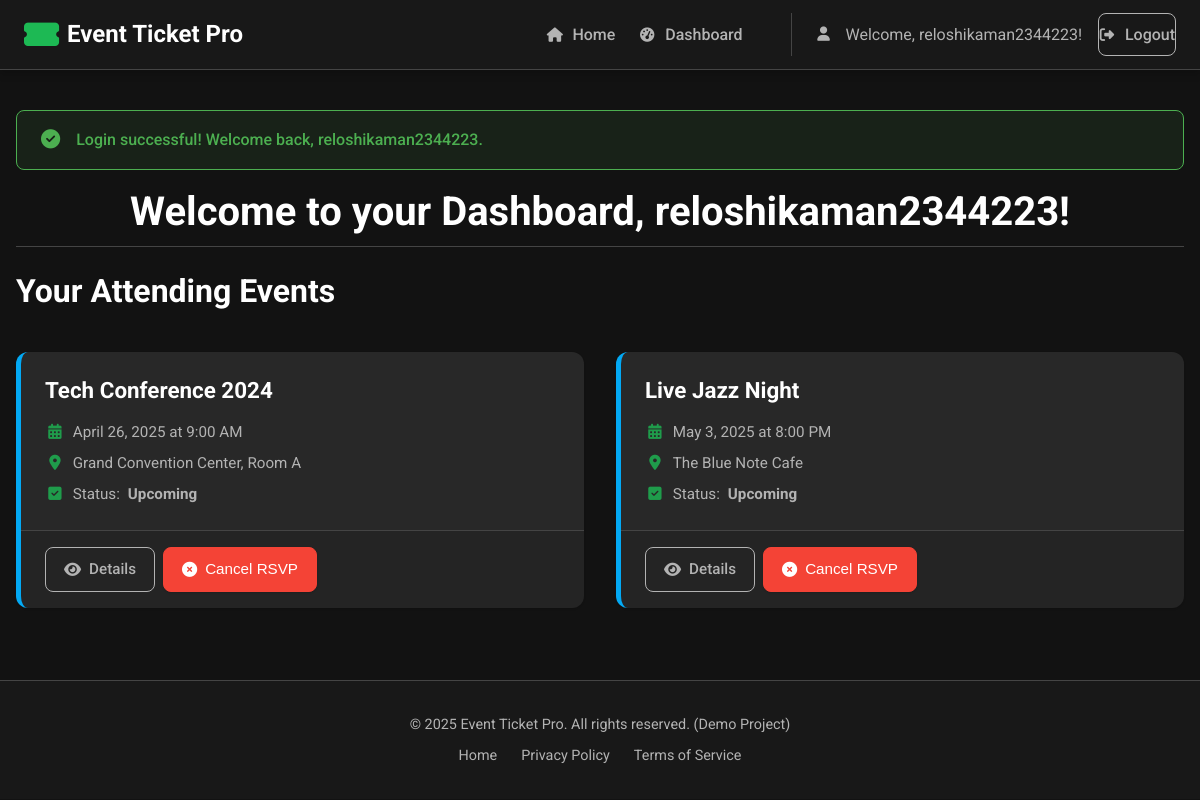
The app's page /public/dashboard.php (signed in) with its own data.
### tables this page shows
CREATE TABLE events (
    id INTEGER PRIMARY KEY AUTOINCREMENT, -- SQLite syntax
    name VARCHAR(255) NOT NULL,
    date DATE NOT NULL,
    time TIME NOT NULL,
    location VARCHAR(255) NOT NULL,
    description TEXT NOT NULL,
    phone VARCHAR(30) NULL, -- Optional contact phone
    image_url VARCHAR(512) NULL, -- URL for event image (e.g., from Unsplash)
    category VARCHAR(100) NOT NULL,
    status VARCHAR(20) NOT NULL DEFAULT 'Upcoming', -- Upcoming, Ongoing, Completed, Cancelled
    capacity INTEGER UNSIGNED NOT NULL DEFAULT 0, -- 0 means unlimited
    attendees_count INTEGER UNSIGNED NOT NULL DEFAULT 0, -- Current RSVP count
    created_at DATETIME DEFAULT CURRENT_TIMESTAMP,
    created_by INTEGER NULL, -- Optional: Track admin who created it
    FOREIGN KEY (created_by) REFERENCES users(id) ON DELETE SET NULL -- Optional FK
);

### public/dashboard.php (the view, shortened to what this page needs)
<?php
require_once '../includes/database.php';
require_once '../includes/functions.php';
$userId = (int)$_SESSION['user_id'];
$username = escape($_SESSION['username']);
$rsvpdEvents = [];
try {
    $stmt = $db->prepare("
        SELECT e.*
        FROM events e
        JOIN rsvps r ON e.id = r.event_id
        WHERE r.user_id = :user_id
        ORDER BY CASE e.status
                    WHEN 'Ongoing' THEN 1
                    WHEN 'Upcoming' THEN 2
                    WHEN 'Completed' THEN 3
                    WHEN 'Cancelled' THEN 4
                    ELSE 5
                 END ASC, e.date ASC, e.time ASC
    ");
    $stmt->bindParam(':user_id', $userId, PDO::PARAM_INT);
    $stmt->execute();
    $rsvpdEvents = $stmt->fetchAll();
} catch (PDOException $e) {
    error_log("Dashboard RSVP Fetch Error: User [$userId] - " . $e->getMessage());
    setFlashMessage('error', 'Could not retrieve your RSVP information due to a database error.');
}
?>
    <h1 class="page-title">Welcome to your Dashboard, <?php echo $username; ?>!</h1>
    <section class="dashboard-section">
        <h2 class="section-title">Your Attending Events</h2>
        <?php if (empty($rsvpdEvents) && !isset($_SESSION['flash_message'])):  ?>
            <div class="message info">
                <p><i class="fas fa-info-circle"></i> You haven't RSVP'd for any events yet.</p>
                <p><a href="<?php echo baseUrl('index.php'); ?>" class="action-button mt-2" style="display: inline-block;">Find an Event!</a></p>
            </div>
        <?php elseif (!empty($rsvpdEvents)): ?>
            <div class="event-container dashboard-event-list">
                <?php foreach ($rsvpdEvents as $event):
                    $eventId = (int)$event['id'];
                    $canCancel = in_array($event['status'], ['Upcoming', 'Ongoing']);
                ?>
                    <div class="event-card status-<?php echo strtolower(escape($event['status'])); ?>">
                         <h3 class="event-card-title">
                            <a href="<?php echo baseUrl('event_view.php?id=' . $eventId); ?>">
                            </a>
                        </h3>
                        <div class="event-card-details">
                            <p><i class="fas fa-calendar-alt" aria-hidden="true"></i> <span><?php echo formatDate($event['date']); ?> at <?php echo formatDate($event['time'], 'g:i A'); ?></span></p>
                            <p><i class="fas fa-map-marker-alt" aria-hidden="true"></i> <span><?php e($event['location']); ?></span></p>
                            <p><i class="fas fa-check-square" aria-hidden="true"></i> Status: <strong class="event-status-<?php echo strtolower(escape($event['status'])); ?>"><?php e($event['status']); ?></strong></p>
                        </div>
                        <div class="event-card-actions">
                             <a href="<?php echo baseUrl('event_view.php?id=' . $eventId); ?>" class="action-button action-view">
                               <i class="fas fa-eye" aria-hidden="true"></i> Details
                            </a>
                             <?php if ($canCancel): ?>
                                <form method="POST" action="<?php echo baseUrl('rsvp.php'); ?>" class="inline-form">
                                    <button type="submit" class="action-button action-rsvp-cancel" data-confirm="Cancel your RSVP for '<?php e($event['name']); ?>'?">
                                       <i class="fas fa-times-circle" aria-hidden="true"></i> Cancel RSVP
                                    </button>
                                </form>
                             <?php else: ?>
                                 <span class="action-button is-disabled" aria-disabled="true">
                                    <i class="fas fa-<?php echo $event['status'] === 'Completed' ? 'check' : 'ban'; ?>"></i> <?php e($event['status']); ?>
                                 </span>
                             <?php endif; ?>
                        </div>
                    </div>
                <?php endforeach; ?>
            </div>
        <?php endif; ?>
    </section>

### includes/functions.php (shortened to what this page needs)
<?php
function baseUrl(string $path = ''): string {
     $baseUrl = rtrim(BASE_URL, '/') . '/';
     $path = ltrim($path, '/');
    return $baseUrl . $path;
}
function escape(?string $string): string {
    return htmlspecialchars($string ?? '', ENT_QUOTES | ENT_SUBSTITUTE, 'UTF-8');
}
function e(?string $string): void {
    echo escape($string);
}
function renderTemplate(string $templateName, array $data = []): void {
    $templatePath = __DIR__ . DIRECTORY_SEPARATOR . 'templates' . DIRECTORY_SEPARATOR . $templateName . '.php';
    if (file_exists($templatePath)) {
        extract($data, EXTR_SKIP);
        include $templatePath;
    }
}
function formatDate(?string $dateString, string $format = 'F j, Y'): string {
    try {
        $date = new DateTime($dateString);
        return $date->format($format);
    } catch (Exception $e) {
        error_log("Error formatting date '{$dateString}': " . $e->getMessage());
        return '';
    }
}
?>

### records on screen
events: name "Tech Conference 2024 Grand Convention Center, Room A Upcoming", date "April 26, 2025", time "9:00 AM"
events: name "Live Jazz Night The Blue Note Cafe Upcoming", date "May 3, 2025", time "8:00 PM"

### other values on screen
APP_NAME "Event Ticket Pro"
$username "reloshikaman2344223"
$messageText "Login successful! Welcome back, reloshikaman2344223."
